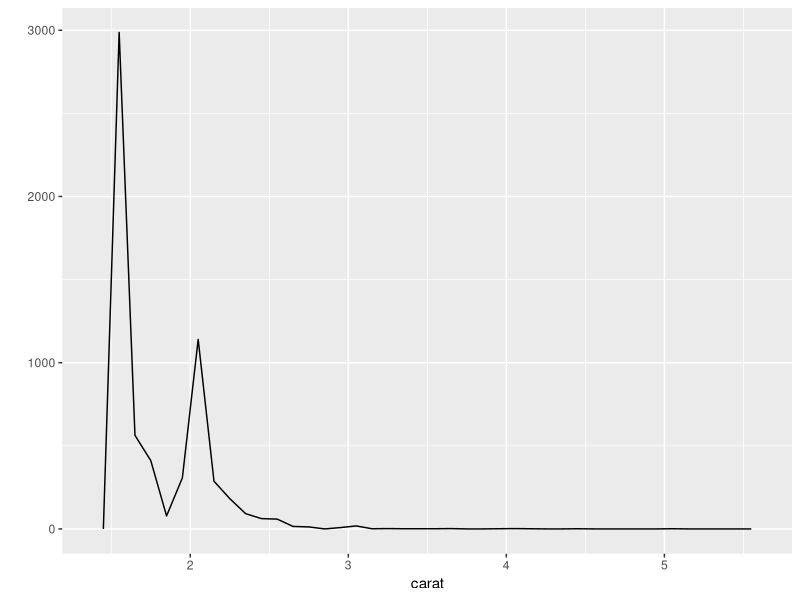

Recreate this plot in R.
library(ggplot2)
data(diamonds)
#print(qplot(data=diamonds, x=price, breaks=seq(0,2000,20), color=cut))

library(gridExtra)
q1 = qplot(data=subset(diamonds, cut=='Fair'), x=price)
q2 = qplot(data=subset(diamonds, cut=='Good'), x=price)
q3 = qplot(data=subset(diamonds, cut=='Very Good'), x=price)
q4 = qplot(data=subset(diamonds, cut=='Premium'), x=price)
q5 = qplot(data=subset(diamonds, cut=='Ideal'), x=price)
#print(grid.arrange(q1, q2, q3, q4, q5, ncol = 2))

#print(by(diamonds$price, diamonds$cut, summary))
#print(by(diamonds$price, diamonds$cut, max))

q = qplot(x = price, data = diamonds) + facet_wrap(~cut, scales="free")
#print(q)

q = qplot(x = log10(price/carat+1), data = diamonds) + facet_wrap(~cut, scales="free")
#print(q)

q = qplot(x = color, y = price, data = diamonds, geom='boxplot') + coord_cartesian(ylim=c(0,9000))
#print(q)

q = qplot(x = color, y = price/carat, data = diamonds, geom='boxplot') + coord_cartesian(ylim=c(1000,6000))
#print(q)

q = qplot(x = carat, data = diamonds, geom='freqpoly', breaks=seq(1.5,5.5,0.1))
print(q)

